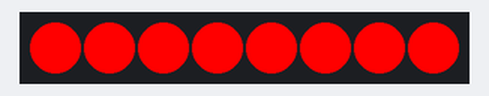
A sketch run on a simulated Arduino Uno, built with avr-gcc and run on an emulated ATmega328P. Shown: 8 RGB LEDs in strip order, left to right.

Above: at 0.1 s.
At 1.1 s:
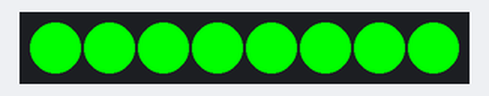
At 2.1 s:
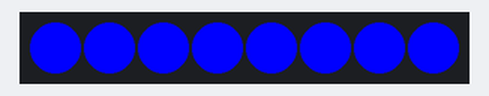
At 3.1 s:
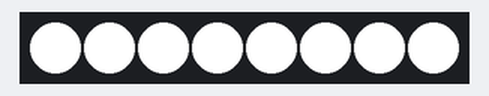
At 4.1 s:
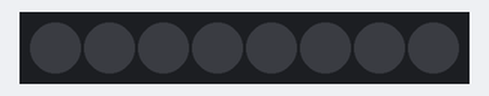
Timing chart, 0 to 40.0 s (numbered marks = the images above):
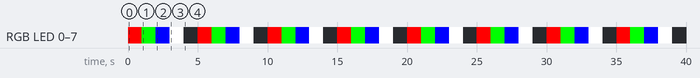

The sketch:

Project_12_code.ino
```cpp
#include <Adafruit_NeoPixel.h>

#define PIN 6         // Data pin connected to NeoPixels
#define NUMPIXELS 8   // Change based on your strip or ring (e.g., 8, 16, 24, 60, etc.)

Adafruit_NeoPixel pixels(NUMPIXELS, PIN, NEO_GRB + NEO_KHZ800);

void setup() {
  pixels.begin(); // Initialize NeoPixel strip
  pixels.show();  // Turn off all pixels initially
}

void loop() {
  // Red
  setAllPixels(255, 0, 0);
  delay(1000);

  // Green
  setAllPixels(0, 255, 0);
  delay(1000);

  // Blue
  setAllPixels(0, 0, 255);
  delay(1000);

  // White
  setAllPixels(255, 255, 255);
  delay(1000);

  // Off
  setAllPixels(0, 0, 0);
  delay(1000);
}

void setAllPixels(uint8_t red, uint8_t green, uint8_t blue) {
  for(int i = 0; i < NUMPIXELS; i++) {
    pixels.setPixelColor(i, pixels.Color(red, green, blue));
  }
  pixels.show();
}
```

Measured:
- by itself, RGB LED 0–7: repeats every 5.0 s: RGB(0, 255, 0) 1.0 s, RGB(0, 0, 255) 1.0 s, RGB(255, 255, 255) 1.0 s, off 1.0 s, RGB(255, 0, 0) 1.0 s
- by itself, everything shown: repeats every 5.0 s, in 5 steps
- what the display in image 1 shows lasts 1.0 s, from 1.0 s to 2.0 s
